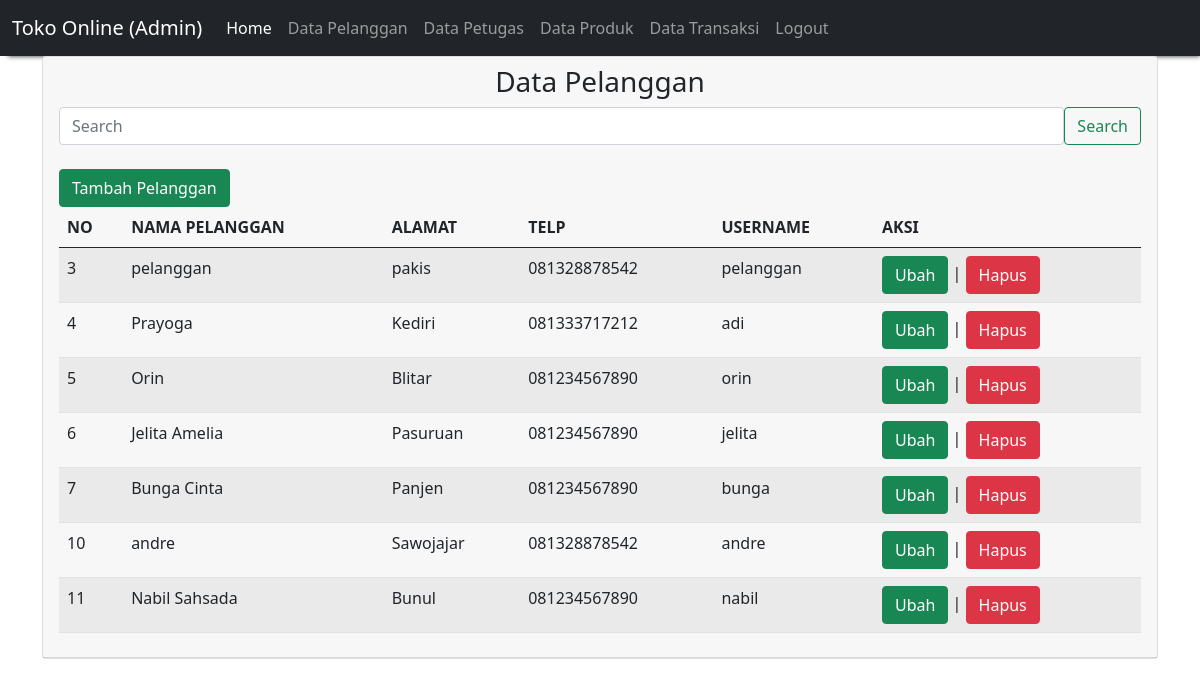
The app's page /admin/tampil_pelanggan.php with its own data.
### tables this page shows
CREATE TABLE `user` (
  `id` int(11) NOT NULL,
  `nama` varchar(50) NOT NULL,
  `alamat` text NOT NULL,
  `telp` varchar(50) NOT NULL,
  `username` varchar(50) NOT NULL,
  `password` varchar(255) NOT NULL,
  `role` enum('admin','petugas','pelanggan') NOT NULL
);

### admin/tampil_pelanggan.php (the view, shortened to what this page needs)
<?php
    include 'navbar.php';
?>
<!DOCTYPE html>
<html>
<head>
    <link href="https://cdn.jsdelivr.net/npm/bootstrap@5.0.1/dist/css/bootstrap.min.css" rel="stylesheet">
</head>
<body>
<div class="container">
        <div class="card">
            <div class="card-header">
                <h3 align='center'>Data Pelanggan</h3>
                    <form method="post" action="tampil_pelanggan.php" class="d-flex">
                        <input class="form-control" type="search" name="cari" placeholder="Search" aria-label="Search">
                        <button class="btn btn-outline-success" type ="submit">Search</button>
                    </form>
        <table class="table table-hover table-striped"><br>
        <a href="tambah_pelanggan.php" class="btn btn-success">Tambah Pelanggan</a>
            <thead>
                <tr>
                    <th>NO</th><th>NAMA PELANGGAN</th><th>ALAMAT</th><th>TELP</th><th>USERNAME</th><th>AKSI</th>
                </tr>
            </thead>
            <tbody>
            <?php
            include "koneksi.php";
            if(isset($_POST['cari'])){
                $cari = $_POST['cari'];
                $qry_pelanggan=mysqli_query($conn, "select * from pelanggan where id_pelanggan = '$cari' or nama_pelanggan like '%$cari%' or alamat like '%$cari%' or telp like '%$cari%' or username like '%$cari%'");
            }
            else{
                $qry_pelanggan = mysqli_query($conn, "select * from user where role = 'pelanggan'");
            }
            while ($data_pelanggan = mysqli_fetch_array($qry_pelanggan)) {
            ?>
                <tr>
                    <td><?=$data_pelanggan['id']?></td>
                    <td><?=$data_pelanggan['nama']?></td>
                    <td><?=$data_pelanggan['alamat']?></td>
                    <td><?=$data_pelanggan['telp']?></td>
                    <td><?=$data_pelanggan['username']?></td>
                    <td>
                        <a href="ubah_pelanggan.php?id=<?= $data_pelanggan['id'] ?>" class="btn btn-success">Ubah</a> |
                        <a href="hapus_pelanggan.php?id=<?= $data_pelanggan['id'] ?>" onclick="return confirm('Apakah anda yakin menghapus data ini?')" class="btn btn-danger">Hapus</a>
                    </td>
                </tr>
                <?php
                }
                ?>
            </tbody>
        </div>
</body>
</html>

### records on screen
user: id "3", nama "pelanggan", alamat "pakis", telp "081328878542", username "pelanggan"
user: id "4", nama "Prayoga", alamat "Kediri", telp "081333717212", username "adi"
user: id "5", nama "Orin", alamat "Blitar", telp "081234567890", username "orin"
user: id "6", nama "Jelita Amelia", alamat "Pasuruan", telp "081234567890", username "jelita"
user: id "7", nama "Bunga Cinta", alamat "Panjen", telp "081234567890", username "bunga"
user: id "10", nama "andre", alamat "Sawojajar", telp "081328878542", username "andre"
user: id "11", nama "Nabil Sahsada", alamat "Bunul", telp "081234567890", username "nabil"
